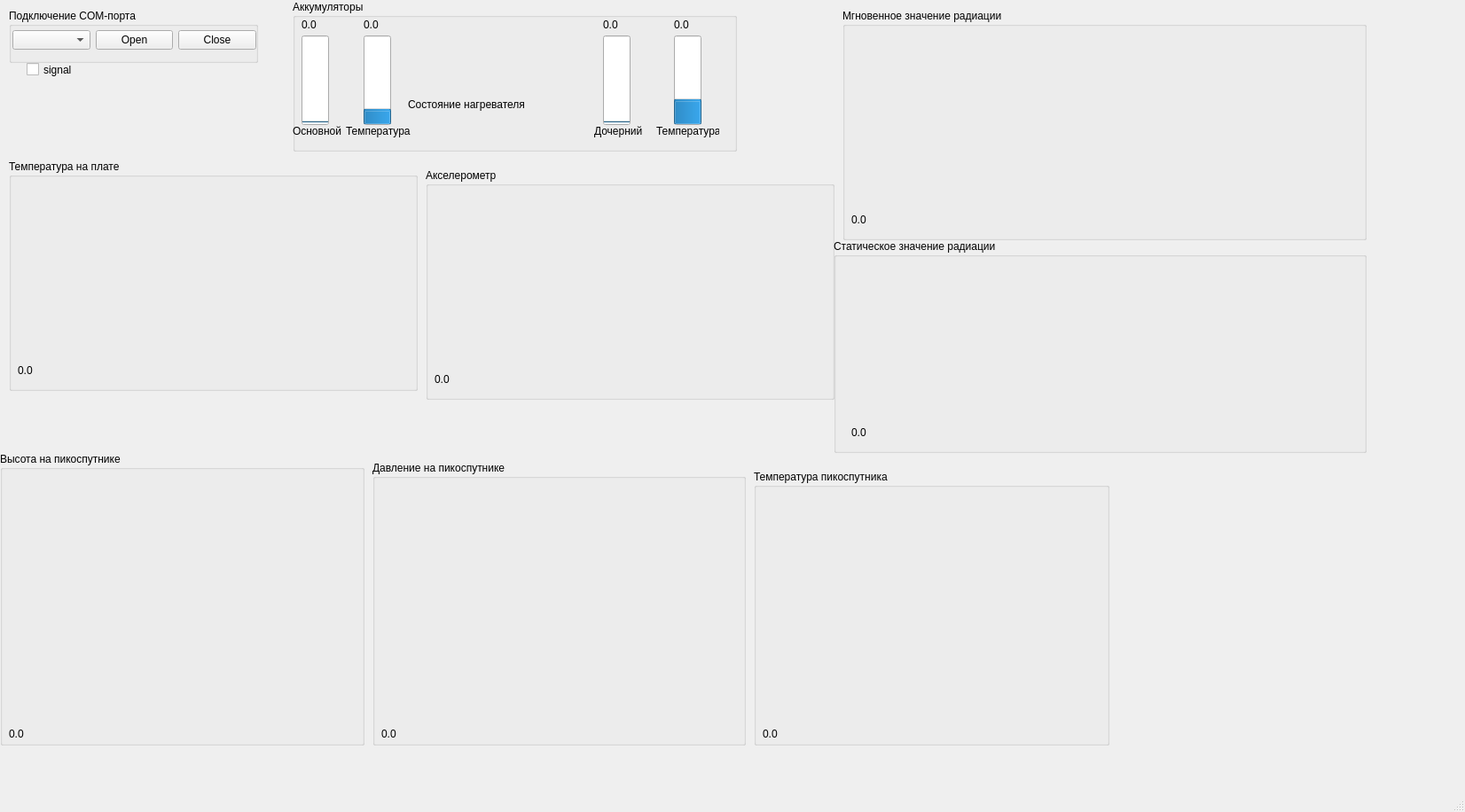
<?xml version="1.0" encoding="UTF-8"?>
<ui version="4.0">
 <class>MainWindow</class>
 <widget class="QMainWindow" name="MainWindow">
  <property name="geometry">
   <rect>
    <x>0</x>
    <y>0</y>
    <width>1652</width>
    <height>916</height>
   </rect>
  </property>
  <property name="windowTitle">
   <string>MainWindow</string>
  </property>
  <widget class="QWidget" name="centralwidget">
   <widget class="QGroupBox" name="groupBox">
    <property name="geometry">
     <rect>
      <x>10</x>
      <y>10</y>
      <width>281</width>
      <height>61</height>
     </rect>
    </property>
    <property name="title">
     <string>Подключение COM-порта</string>
    </property>
    <widget class="QWidget" name="layoutWidget">
     <property name="geometry">
      <rect>
       <x>4</x>
       <y>20</y>
       <width>275</width>
       <height>30</height>
      </rect>
     </property>
     <layout class="QHBoxLayout" name="horizontalLayout_2">
      <item>
       <widget class="QComboBox" name="comL"/>
      </item>
      <item>
       <widget class="QPushButton" name="BOpen">
        <property name="text">
         <string>Open</string>
        </property>
       </widget>
      </item>
      <item>
       <widget class="QPushButton" name="BClose">
        <property name="text">
         <string>Close</string>
        </property>
       </widget>
      </item>
     </layout>
    </widget>
   </widget>
   <widget class="QGroupBox" name="groupBox_5">
    <property name="geometry">
     <rect>
      <x>330</x>
      <y>0</y>
      <width>501</width>
      <height>171</height>
     </rect>
    </property>
    <property name="title">
     <string>Аккумуляторы</string>
    </property>
    <widget class="QProgressBar" name="OsVolB">
     <property name="enabled">
      <bool>true</bool>
     </property>
     <property name="geometry">
      <rect>
       <x>10</x>
       <y>40</y>
       <width>31</width>
       <height>101</height>
      </rect>
     </property>
     <property name="acceptDrops">
      <bool>false</bool>
     </property>
     <property name="autoFillBackground">
      <bool>false</bool>
     </property>
     <property name="minimum">
      <number>75</number>
     </property>
     <property name="maximum">
      <number>130</number>
     </property>
     <property name="value">
      <number>75</number>
     </property>
     <property name="orientation">
      <enum>Qt::Vertical</enum>
     </property>
    </widget>
    <widget class="QProgressBar" name="PSVolB">
     <property name="geometry">
      <rect>
       <x>350</x>
       <y>40</y>
       <width>31</width>
       <height>101</height>
      </rect>
     </property>
     <property name="maximum">
      <number>12</number>
     </property>
     <property name="value">
      <number>0</number>
     </property>
     <property name="orientation">
      <enum>Qt::Vertical</enum>
     </property>
    </widget>
    <widget class="QLabel" name="label_4">
     <property name="geometry">
      <rect>
       <x>0</x>
       <y>140</y>
       <width>61</width>
       <height>16</height>
      </rect>
     </property>
     <property name="text">
      <string>Основной</string>
     </property>
    </widget>
    <widget class="QLabel" name="label_5">
     <property name="geometry">
      <rect>
       <x>340</x>
       <y>140</y>
       <width>61</width>
       <height>16</height>
      </rect>
     </property>
     <property name="text">
      <string>Дочерний</string>
     </property>
    </widget>
    <widget class="QLabel" name="OsVolL">
     <property name="geometry">
      <rect>
       <x>10</x>
       <y>20</y>
       <width>61</width>
       <height>16</height>
      </rect>
     </property>
     <property name="text">
      <string>0.0</string>
     </property>
    </widget>
    <widget class="QLabel" name="PSVolL">
     <property name="geometry">
      <rect>
       <x>350</x>
       <y>20</y>
       <width>61</width>
       <height>16</height>
      </rect>
     </property>
     <property name="text">
      <string>0.0</string>
     </property>
    </widget>
    <widget class="QLabel" name="PSTL">
     <property name="geometry">
      <rect>
       <x>430</x>
       <y>20</y>
       <width>61</width>
       <height>16</height>
      </rect>
     </property>
     <property name="text">
      <string>0.0</string>
     </property>
    </widget>
    <widget class="QLabel" name="label_9">
     <property name="geometry">
      <rect>
       <x>410</x>
       <y>140</y>
       <width>71</width>
       <height>16</height>
      </rect>
     </property>
     <property name="text">
      <string>Температура</string>
     </property>
    </widget>
    <widget class="QProgressBar" name="PSTB">
     <property name="geometry">
      <rect>
       <x>430</x>
       <y>40</y>
       <width>31</width>
       <height>101</height>
      </rect>
     </property>
     <property name="minimum">
      <number>-10</number>
     </property>
     <property name="maximum">
      <number>30</number>
     </property>
     <property name="value">
      <number>0</number>
     </property>
     <property name="orientation">
      <enum>Qt::Vertical</enum>
     </property>
    </widget>
    <widget class="QLabel" name="OsTV">
     <property name="geometry">
      <rect>
       <x>80</x>
       <y>20</y>
       <width>61</width>
       <height>16</height>
      </rect>
     </property>
     <property name="text">
      <string>0.0</string>
     </property>
    </widget>
    <widget class="QLabel" name="label_11">
     <property name="geometry">
      <rect>
       <x>60</x>
       <y>140</y>
       <width>81</width>
       <height>16</height>
      </rect>
     </property>
     <property name="text">
      <string>Температура</string>
     </property>
    </widget>
    <widget class="QProgressBar" name="OsTB">
     <property name="geometry">
      <rect>
       <x>80</x>
       <y>40</y>
       <width>31</width>
       <height>101</height>
      </rect>
     </property>
     <property name="minimum">
      <number>-10</number>
     </property>
     <property name="maximum">
      <number>60</number>
     </property>
     <property name="value">
      <number>0</number>
     </property>
     <property name="orientation">
      <enum>Qt::Vertical</enum>
     </property>
    </widget>
    <widget class="QLabel" name="OsHL">
     <property name="geometry">
      <rect>
       <x>130</x>
       <y>110</y>
       <width>151</width>
       <height>16</height>
      </rect>
     </property>
     <property name="text">
      <string>Состояние нагревателя</string>
     </property>
    </widget>
   </widget>
   <widget class="QCheckBox" name="Signal">
    <property name="geometry">
     <rect>
      <x>30</x>
      <y>70</y>
      <width>70</width>
      <height>17</height>
     </rect>
    </property>
    <property name="text">
     <string>signal</string>
    </property>
   </widget>
   <widget class="QGroupBox" name="groupBox_7">
    <property name="geometry">
     <rect>
      <x>950</x>
      <y>10</y>
      <width>591</width>
      <height>261</height>
     </rect>
    </property>
    <property name="title">
     <string>Мгновенное значение радиации</string>
    </property>
    <widget class="PlotWidget" name="GraphRD" native="true">
     <property name="enabled">
      <bool>true</bool>
     </property>
     <property name="geometry">
      <rect>
       <x>10</x>
       <y>20</y>
       <width>571</width>
       <height>211</height>
      </rect>
     </property>
    </widget>
    <widget class="QLabel" name="OsRD">
     <property name="geometry">
      <rect>
       <x>10</x>
       <y>230</y>
       <width>191</width>
       <height>16</height>
      </rect>
     </property>
     <property name="text">
      <string>0.0</string>
     </property>
    </widget>
   </widget>
   <widget class="QGroupBox" name="groupBox_8">
    <property name="geometry">
     <rect>
      <x>940</x>
      <y>270</y>
      <width>601</width>
      <height>241</height>
     </rect>
    </property>
    <property name="title">
     <string>Статическое значение радиации</string>
    </property>
    <widget class="PlotWidget" name="GraphRS" native="true">
     <property name="enabled">
      <bool>true</bool>
     </property>
     <property name="geometry">
      <rect>
       <x>10</x>
       <y>20</y>
       <width>571</width>
       <height>191</height>
      </rect>
     </property>
    </widget>
    <widget class="QLabel" name="OsRS">
     <property name="geometry">
      <rect>
       <x>20</x>
       <y>210</y>
       <width>191</width>
       <height>16</height>
      </rect>
     </property>
     <property name="text">
      <string>0.0</string>
     </property>
    </widget>
   </widget>
   <widget class="QGroupBox" name="groupBox_9">
    <property name="geometry">
     <rect>
      <x>0</x>
      <y>510</y>
      <width>411</width>
      <height>331</height>
     </rect>
    </property>
    <property name="title">
     <string>Высота на пикоспутнике</string>
    </property>
    <widget class="PlotWidget" name="GraphHP" native="true">
     <property name="enabled">
      <bool>true</bool>
     </property>
     <property name="geometry">
      <rect>
       <x>10</x>
       <y>20</y>
       <width>381</width>
       <height>281</height>
      </rect>
     </property>
    </widget>
    <widget class="QLabel" name="OsHP">
     <property name="geometry">
      <rect>
       <x>10</x>
       <y>310</y>
       <width>221</width>
       <height>16</height>
      </rect>
     </property>
     <property name="text">
      <string>0.0</string>
     </property>
    </widget>
   </widget>
   <widget class="QGroupBox" name="groupBox_10">
    <property name="geometry">
     <rect>
      <x>420</x>
      <y>520</y>
      <width>421</width>
      <height>321</height>
     </rect>
    </property>
    <property name="title">
     <string>Давление на пикоспутнике</string>
    </property>
    <widget class="PlotWidget" name="GraphPP" native="true">
     <property name="enabled">
      <bool>true</bool>
     </property>
     <property name="geometry">
      <rect>
       <x>10</x>
       <y>20</y>
       <width>391</width>
       <height>271</height>
      </rect>
     </property>
    </widget>
    <widget class="QLabel" name="OsPP">
     <property name="geometry">
      <rect>
       <x>10</x>
       <y>300</y>
       <width>191</width>
       <height>16</height>
      </rect>
     </property>
     <property name="text">
      <string>0.0</string>
     </property>
    </widget>
   </widget>
   <widget class="QGroupBox" name="groupBox_11">
    <property name="geometry">
     <rect>
      <x>850</x>
      <y>530</y>
      <width>401</width>
      <height>311</height>
     </rect>
    </property>
    <property name="title">
     <string>Температура пикоспутника</string>
    </property>
    <widget class="PlotWidget" name="GraphTP" native="true">
     <property name="enabled">
      <bool>true</bool>
     </property>
     <property name="geometry">
      <rect>
       <x>10</x>
       <y>20</y>
       <width>381</width>
       <height>261</height>
      </rect>
     </property>
    </widget>
    <widget class="QLabel" name="OsTOutP">
     <property name="geometry">
      <rect>
       <x>10</x>
       <y>290</y>
       <width>221</width>
       <height>16</height>
      </rect>
     </property>
     <property name="text">
      <string>0.0</string>
     </property>
    </widget>
   </widget>
   <widget class="QGroupBox" name="groupBox_4">
    <property name="geometry">
     <rect>
      <x>10</x>
      <y>180</y>
      <width>461</width>
      <height>261</height>
     </rect>
    </property>
    <property name="title">
     <string>Температура на плате</string>
    </property>
    <widget class="PlotWidget" name="GraphT" native="true">
     <property name="enabled">
      <bool>true</bool>
     </property>
     <property name="geometry">
      <rect>
       <x>10</x>
       <y>20</y>
       <width>421</width>
       <height>201</height>
      </rect>
     </property>
    </widget>
    <widget class="QLabel" name="OsTOut">
     <property name="geometry">
      <rect>
       <x>10</x>
       <y>230</y>
       <width>281</width>
       <height>16</height>
      </rect>
     </property>
     <property name="text">
      <string>0.0</string>
     </property>
    </widget>
   </widget>
   <widget class="QGroupBox" name="groupBox_6">
    <property name="geometry">
     <rect>
      <x>480</x>
      <y>190</y>
      <width>461</width>
      <height>261</height>
     </rect>
    </property>
    <property name="title">
     <string>Акселерометр</string>
    </property>
    <widget class="PlotWidget" name="GraphA" native="true">
     <property name="enabled">
      <bool>true</bool>
     </property>
     <property name="geometry">
      <rect>
       <x>10</x>
       <y>20</y>
       <width>421</width>
       <height>201</height>
      </rect>
     </property>
    </widget>
    <widget class="QLabel" name="OsA">
     <property name="geometry">
      <rect>
       <x>10</x>
       <y>230</y>
       <width>281</width>
       <height>16</height>
      </rect>
     </property>
     <property name="text">
      <string>0.0</string>
     </property>
    </widget>
   </widget>
  </widget>
  <widget class="QMenuBar" name="menubar">
   <property name="geometry">
    <rect>
     <x>0</x>
     <y>0</y>
     <width>1652</width>
     <height>26</height>
    </rect>
   </property>
  </widget>
  <widget class="QStatusBar" name="statusbar"/>
 </widget>
 <customwidgets>
  <customwidget>
   <class>PlotWidget</class>
   <extends>QWidget</extends>
   <header>pyqtgraph</header>
   <container>1</container>
  </customwidget>
 </customwidgets>
 <resources/>
 <connections/>
</ui>
